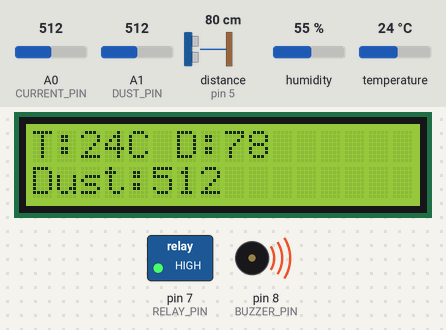
Bench run of a sketch on a simulated Arduino Uno, built with avr-gcc and run on an emulated ATmega328P. Shown: 16×2 character LCD, switched loads named in the sketch (green lamp = pin HIGH), buzzer (waves = sounding, pin HIGH). Wiring (inferred from the names in the program): ultrasonic range finder: trigger pin 4; echo pin 5. The inputs (shaded band) are chosen by the test bench; at power-on: distance to the obstacle (sensor on pin 5) 80 cm, A1 (DUST_PIN) = 512, temperature 24 °C, A0 (CURRENT_PIN) = 512, humidity 55 %. The echo pulse lasts 58.3 µs per cm; pins used as bus, display or sensor lines are not drawn; what the sketch prints to the serial monitor is not drawn.

Above: at 3.4 s.
3.5 s: distance to the obstacle (sensor on pin 5) set to 22 cm
At 5.6 s:
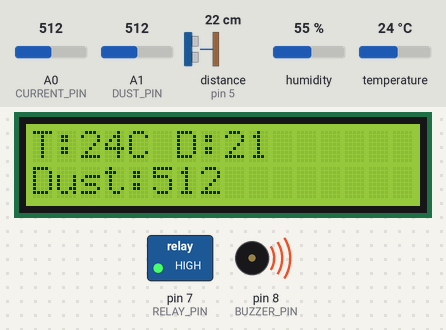
5.9 s: distance to the obstacle (sensor on pin 5) set to 18 cm
At 7.6 s:
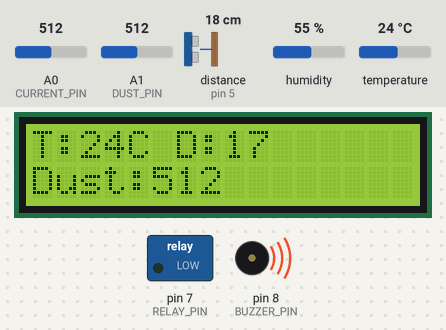
8.0 s: A1 (DUST_PIN) set to 409
At 9.6 s:
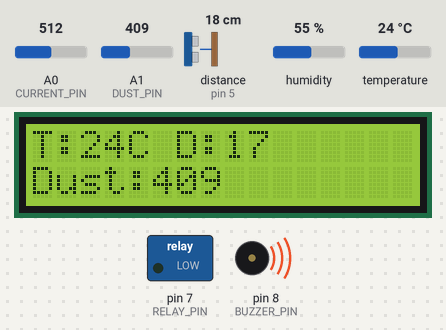
10.0 s: A1 (DUST_PIN) set to 382
At 11.5 s:
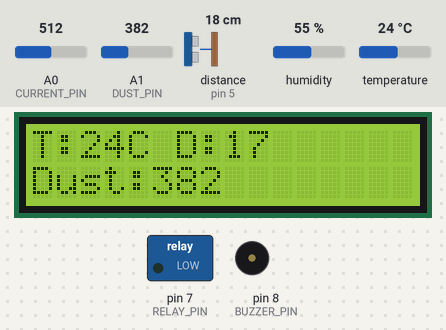
12.1 s: temperature set to 12 °C
At 13.5 s:
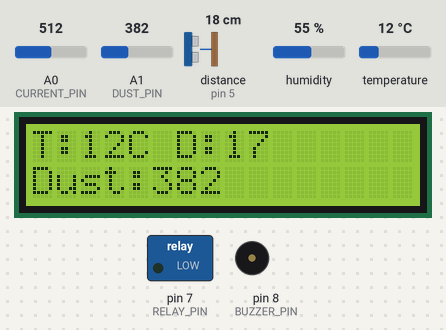
14.2 s: distance to the obstacle (sensor on pin 5) set to 35 cm
At 15.5 s:
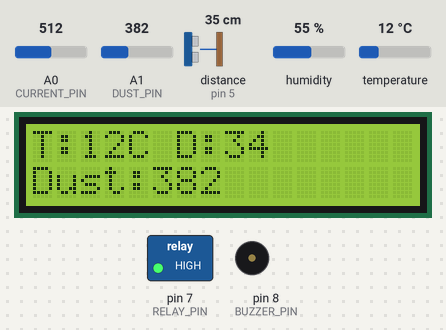
Timing chart, 0 to 17.2 s (numbered marks = the images above; inputs shaded):
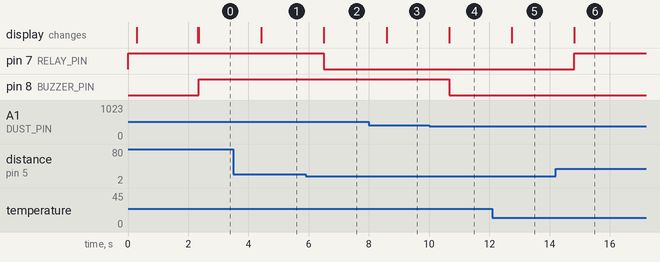

Measured:
- the behaviour switches between 21 and 20 cm on distance to the obstacle (sensor on pin 5) (found by bisection; images 1 and 2)
- the behaviour switches between 401 and 400 on A1 (DUST_PIN) (found by bisection; images 3 and 4)
- after the input at 3.5 s, the display: changes after 0.93 s (image 1)
- after the input at 5.9 s, pin 7 (RELAY_PIN): HIGH → LOW after 0.61 s; the display: changes after 0.61 s (image 2)
- after the input at 8.0 s, the display: changes after 0.59 s (image 3)
- after the input at 10.0 s, pin 8 (BUZZER_PIN): HIGH → LOW after 0.66 s; the display: changes after 0.66 s (image 4)
- after the input at 12.1 s, the display: changes after 0.64 s (image 5)
- after the input at 14.2 s, pin 7 (RELAY_PIN): LOW → HIGH after 0.62 s; the display: changes after 0.62 s (image 6)

The sketch:

code.ino
```cpp
#include <Wire.h>
#include <LiquidCrystal_I2C.h>
#include <DHT.h>

// ---------- LCD ----------
LiquidCrystal_I2C lcd(0x27, 16, 2); // change to 0x3F if needed

// ---------- DHT ----------
#define DHTPIN 2
#define DHTTYPE DHT11
DHT dht(DHTPIN, DHTTYPE);

// ---------- PINS ----------
#define TRIG_PIN 4
#define ECHO_PIN 5
#define RELAY_PIN 7
#define BUZZER_PIN 8
#define DUST_PIN A1
#define CURRENT_PIN A0

// ---------- VARIABLES ----------
long duration;
int distance;
float temperature, humidity;
int dustValue;
float currentValue;

void setup() {
  Serial.begin(9600);

  pinMode(TRIG_PIN, OUTPUT);
  pinMode(ECHO_PIN, INPUT);

  pinMode(RELAY_PIN, OUTPUT);
  pinMode(BUZZER_PIN, OUTPUT);

  digitalWrite(RELAY_PIN, HIGH);   // OFF (active LOW relay)
  digitalWrite(BUZZER_PIN, LOW);

  dht.begin();

  lcd.init();
  delay(200);
  lcd.backlight();
  lcd.clear();

  lcd.setCursor(0, 0);
  lcd.print("Smart Energy");
  lcd.setCursor(0, 1);
  lcd.print("System Start");
  delay(2000);
  lcd.clear();
}

void loop() {

  // ---------- DHT11 ----------
  temperature = dht.readTemperature();
  humidity = dht.readHumidity();

  // FIX: handle sensor error
  if (isnan(temperature) || isnan(humidity)) {
    temperature = 0;
    humidity = 0;
  }

  // ---------- ULTRASONIC ----------
  digitalWrite(TRIG_PIN, LOW);
  delayMicroseconds(2);

  digitalWrite(TRIG_PIN, HIGH);
  delayMicroseconds(10);
  digitalWrite(TRIG_PIN, LOW);

  duration = pulseIn(ECHO_PIN, HIGH);
  distance = duration * 0.034 / 2;

  // ---------- DUST ----------
  dustValue = analogRead(DUST_PIN);

  // ---------- CURRENT ----------
  currentValue = analogRead(CURRENT_PIN) * (5.0 / 1023.0);

  // ---------- LCD DISPLAY ----------
  lcd.setCursor(0, 0);
  lcd.print("T:");
  lcd.print((int)temperature);
  lcd.print("C ");

  lcd.print("D:");
  lcd.print(distance);
  lcd.print("   ");   // clears old junk

  lcd.setCursor(0, 1);
  lcd.print("Dust:");
  lcd.print(dustValue);
  lcd.print("   ");

  // ---------- RELAY CONTROL ----------
  if (distance > 0 && distance < 20) {
    digitalWrite(RELAY_PIN, LOW);   // ON
  } else {
    digitalWrite(RELAY_PIN, HIGH);  // OFF
  }

  // ---------- BUZZER CONTROL ----------
  if (dustValue > 400) {
    digitalWrite(BUZZER_PIN, HIGH);
  } else {
    digitalWrite(BUZZER_PIN, LOW);
  }

  // ---------- SERIAL MONITOR ----------
  Serial.print("Temp: ");
  Serial.print(temperature);
  Serial.print(" C | Distance: ");
  Serial.print(distance);
  Serial.print(" cm | Dust: ");
  Serial.print(dustValue);
  Serial.print(" | Current: ");
  Serial.println(currentValue);

  delay(1000);
}
```
